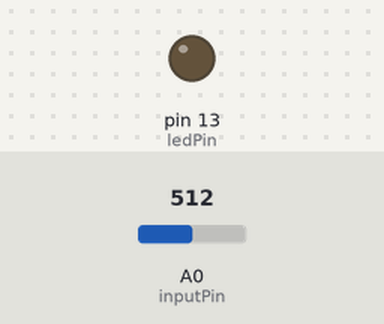
The sketch below on a simulated Arduino Uno, built with avr-gcc and run on an emulated ATmega328P. Parts: output pins drawn as LEDs (lit = HIGH). The test bench sets the inputs (shaded band); at power-on: A0 (inputPin) = 512. What the sketch prints to the serial monitor is not drawn.

Above: at 1.2 s.
1.3 s: A0 (inputPin) set to 688
2.8 s: A0 (inputPin) set to 710
At 4.0 s:
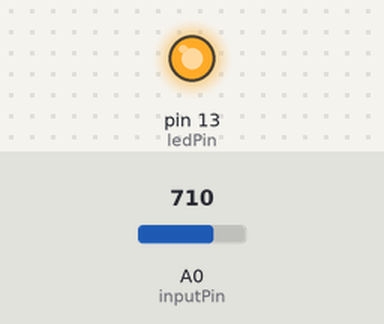
4.3 s: A0 (inputPin) set to 690
At 5.3 s:
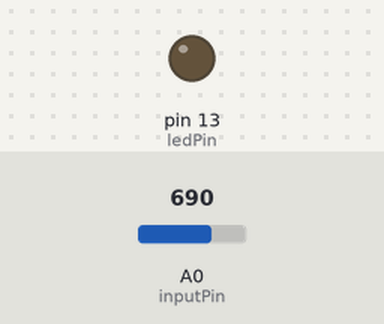
5.8 s: A0 (inputPin) set to 716
At 6.5 s:
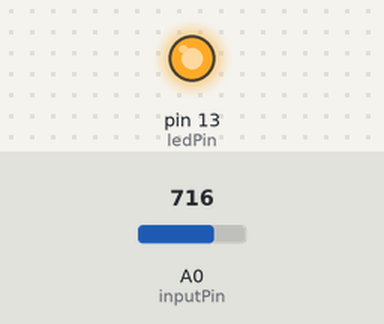
Timing chart, 0 to 8.3 s (numbered marks = the images above; inputs shaded):
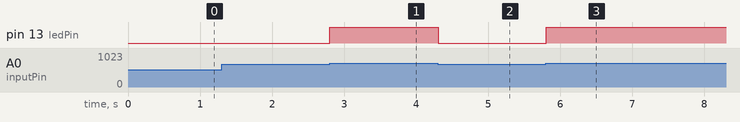

The sketch:

one_sensor.ino
```cpp
/*
 * PIR sensor tester
 * This uses one sensor and using analog read and a threshold,
 *  determines if there is motion.
 * This works with one sensor!
 */

#define THRESHOLD 700         // anything above this output is motion detected

int ledPin = 13;                // choose the pin for the LED
int inputPin = A0;               // choose the input pin (for PIR sensor)
int pirState = LOW;             // we start, assuming no motion detected
int val = 0;                    // variable for reading the pin status

void setup() {
  pinMode(ledPin, OUTPUT);      // declare LED as output
  pinMode(inputPin, INPUT);     // declare sensor as input

  Serial.begin(9600);
}

void loop(){
  val = analogRead(inputPin);  // read input value
  Serial.println(val >= 700);

  if (val >= 700) {            // check if the input is HIGH
    digitalWrite(ledPin, HIGH);  // turn LED ON
//    if (pirState == LOW) {
//      // we have just turned on
//      Serial.println("Motion detected!");
//      // We only want to print on the output change, not state
//      pirState = HIGH;
//    }
  } else {
    digitalWrite(ledPin, LOW); // turn LED OFF
//    if (pirState == HIGH){
//      // we have just turned off
//      Serial.println("Motion ended!");
//      // We only want to print on the output change, not state
//      pirState = LOW;
//    }
  }
}
```

Measured:
- the behaviour switches between 699 and 700 on A0 (inputPin) (found by bisection; images 0 and 1)
- after the input at 2.8 s, pin 13 (ledPin): LOW → HIGH at once
- after the input at 4.3 s, pin 13 (ledPin): HIGH → LOW at once
- after the input at 5.8 s, pin 13 (ledPin): LOW → HIGH at once
